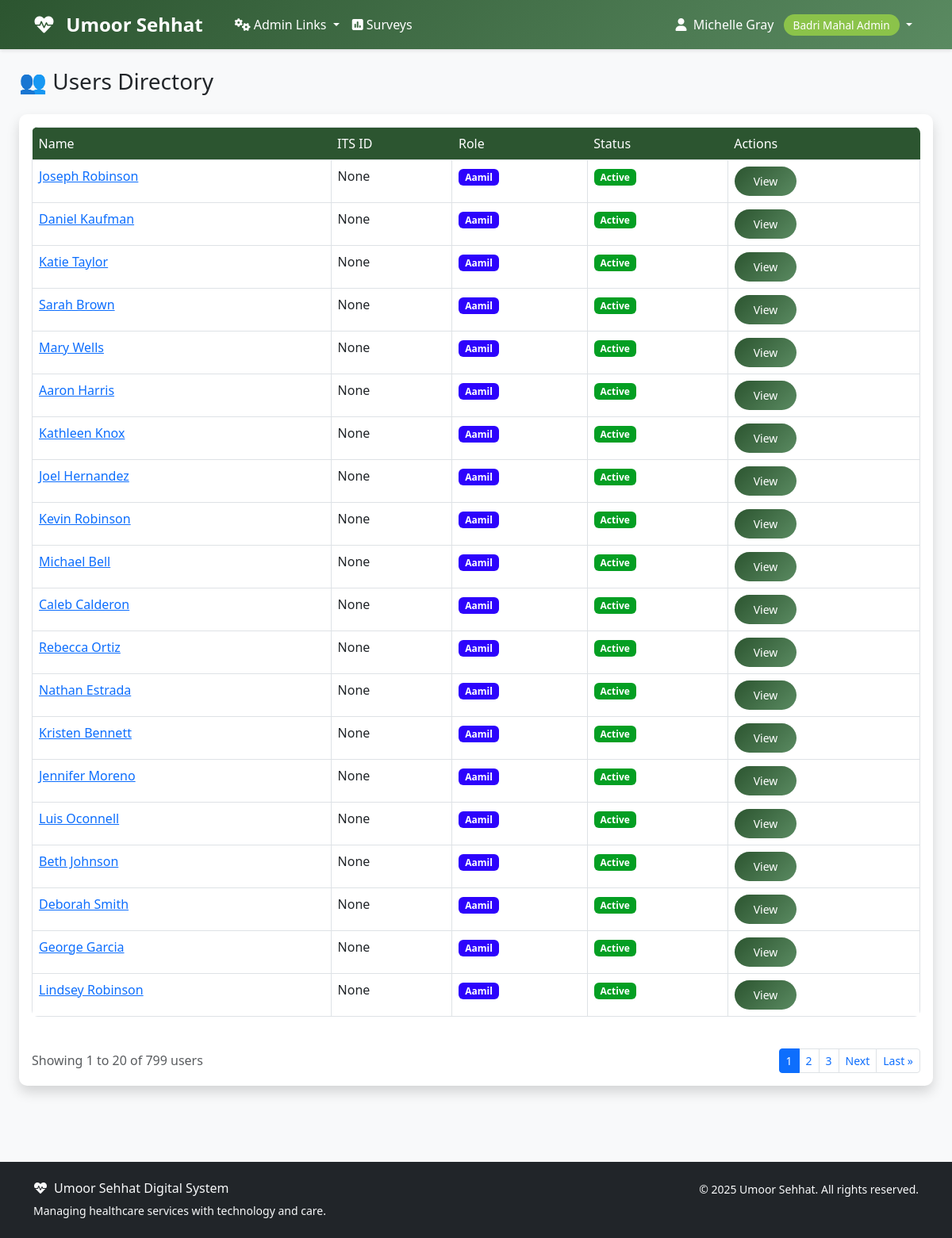
The app's page /accounts/users/ (signed in) with its own data.
### accounts/models.py (models this page shows, shortened)
class User(AbstractUser):
    ROLE_CHOICES = [
        ('aamil', 'Aamil'),
        ('moze_coordinator', 'Moze Coordinator'),
        ('doctor', 'Doctor'),
        ('student', 'Student'),
        ('badri_mahal_admin', 'Badri Mahal Admin'),
    ]
    role = models.CharField(max_length=20, choices=ROLE_CHOICES, default='student')
    its_id = models.CharField(
        max_length=8,
        unique=True,
        null=True,
        blank=True,
        validators=[RegexValidator(
            regex=r'^\d{8}$',
            message='ITS ID must be exactly 8 digits',
            code='invalid_its_id'
        )],
        help_text='8-digit ITS ID'
    )
    phone_number = models.CharField(max_length=15, blank=True, null=True)
    profile_photo = models.URLField(blank=True, null=True)
    arabic_name = models.CharField(max_length=100, blank=True, null=True)
    age = models.PositiveIntegerField(blank=True, null=True)
    verified_certificate = models.FileField(upload_to='certificates/', blank=True, null=True)
    specialty = models.CharField(max_length=100, blank=True, null=True)
    college = models.CharField(max_length=100, blank=True, null=True)  # For students
    specialization = models.CharField(max_length=100, blank=True, null=True)  # For students
    created_at = models.DateTimeField(auto_now_add=True)
    updated_at = models.DateTimeField(auto_now=True)
    def get_full_name(self):
        if self.arabic_name:
            return self.arabic_name
        return super().get_full_name() or self.username
    @property
    def is_aamil(self):
        return self.role == 'aamil'
    @property
    def is_moze_coordinator(self):
        return self.role == 'moze_coordinator'
    @property
    def is_doctor(self):
        return self.role == 'doctor'
    @property
    def is_student(self):
        return self.role == 'student'
    @property
    def is_admin(self):
        return self.role == 'badri_mahal_admin' or self.is_superuser
    class Meta:
        verbose_name = 'User'
        verbose_name_plural = 'Users'
        ordering = ['first_name', 'last_name']

### accounts/views.py (the view, shortened to what this page needs)
# urls.py: path('users/', views.UserListView.as_view(), name='user_list'),
class UserListView(LoginRequiredMixin, UserPassesTestMixin, ListView):
    model = User
    template_name = 'accounts/user_list.html'
    context_object_name = 'users'
    paginate_by = 20
    def test_func(self):
        return self.request.user.is_admin
    def get_queryset(self):
        queryset = User.objects.select_related('profile')
        role = self.request.GET.get('role')
        if role:
            queryset = queryset.filter(role=role)
        search = self.request.GET.get('search')
        return queryset.order_by('username')
    def get_context_data(self, **kwargs):
        context = super().get_context_data(**kwargs)
        context['role_choices'] = User.ROLE_CHOICES
        context['current_role'] = self.request.GET.get('role', '')
        context['search_query'] = self.request.GET.get('search', '')
        return context

### templates/accounts/user_list.html (shortened to what this page needs)
{% extends 'base.html' %}
{% block content %}
<div class="container-fluid">
    <div class="row mb-4">
        <div class="col-12">
            <h1 class="h3 mb-0 text-gray-800">👥 Users Directory</h1>
        </div>
    </div>
    <div class="card shadow mb-4">
        <div class="card-body">
            {% if users %}
                <div class="table-responsive">
                    <table class="table table-bordered">
                        <thead>
                            <tr><th>Name</th><th>ITS ID</th><th>Role</th><th>Status</th><th>Actions</th></tr>
                        </thead>
                        <tbody>
                            {% for user in users %}
                            <tr>
                                <td><a href="{% url 'accounts:user_detail' user.pk %}">{{ user.get_full_name }}</a></td>
                                <td>{{ user.its_id }}</td>
                                <td><span class="badge badge-info" style="background-color: rgb(45, 3, 252);">{{ user.get_role_display }}</span></td>
                                <td>{% if user.is_active %}<span class="badge badge-success" style="background-color: rgb(4, 159, 35);">Active</span>{% else %}<span class="badge badge-danger">Inactive</span>{% endif %}</td>
                                <td><a href="{% url 'accounts:user_detail' user.pk %}" class="btn btn-sm btn-primary">View</a></td>
                            </tr>
                            {% endfor %}
                        </tbody>
                    </table>
                </div>
                {% if is_paginated %}
                <div class="d-flex justify-content-between align-items-center mt-4">
                    <div class="text-muted">
                        Showing {{ page_obj.start_index }} to {{ page_obj.end_index }} of {{ page_obj.paginator.count }} users
                    </div>
                    <nav aria-label="User pagination">
                        <ul class="pagination pagination-sm mb-0">
                            {% for num in page_obj.paginator.page_range %}
                                {% if page_obj.number == num %}
                                    <li class="page-item active">
                                        <span class="page-link">{{ num }}</span>
                                    </li>
                                {% elif num > page_obj.number|add:'-3' and num < page_obj.number|add:'3' %}
                                    <li class="page-item">
                                        <a class="page-link" href="?page={{ num }}">{{ num }}</a>
                                    </li>
                                {% endif %}
                            {% endfor %}
                            {% if page_obj.has_next %}
                                <li class="page-item">
                                    <a class="page-link" href="?page={{ page_obj.next_page_number }}">Next</a>
                                </li>
                                <li class="page-item">
                                    <a class="page-link" href="?page={{ page_obj.paginator.num_pages }}">Last &raquo;</a>
                                </li>
                            {% endif %}
                        </ul>
                    </nav>
                </div>
                {% endif %}
            {% else %}
                <p class="text-muted">No users found.</p>
            {% endif %}
        </div>
    </div>
</div>
{% endblock %}

### templates/base.html (shortened to what this page needs)
<!DOCTYPE html>
<html lang="en">
<head>
    <link href="https://cdn.jsdelivr.net/npm/bootstrap@5.3.0/dist/css/bootstrap.min.css" rel="stylesheet">
    <link href="https://cdnjs.cloudflare.com/ajax/libs/font-awesome/6.0.0/css/all.min.css" rel="stylesheet">
</head>
<body>
    <nav class="navbar navbar-expand-lg navbar-custom">
        <div class="container">
            <a class="navbar-brand text-white" href="{% url 'dashboard' %}">
                <i class="fas fa-heartbeat me-2"></i>
                Umoor Sehhat
            </a>
            <div class="collapse navbar-collapse" id="navbarNav">
                {% if user.is_authenticated %}
                    <ul class="navbar-nav me-auto">
                        {% if user.is_admin %}
                            <li class="nav-item dropdown">
                                <a class="nav-link dropdown-toggle" href="#" id="adminDropdown" role="button" data-bs-toggle="dropdown" aria-expanded="false">
                                    <i class="fas fa-cogs me-1"></i>Admin Links
                                </a>
                            </li>
                        {% endif %}
                        <li class="nav-item">
                            <a class="nav-link" href="{% url 'surveys:list' %}" class="text-decoration-none">
                                <i class="fas fa-poll me-1"></i>Surveys
                            </a>
                        </li>
                    </ul>
                    <ul class="navbar-nav">
                        <li class="nav-item dropdown">
                            <a class="nav-link dropdown-toggle" href="#" id="navbarDropdown" role="button" data-bs-toggle="dropdown">
                                <i class="fas fa-user me-1"></i>
                                {{ user.get_full_name|default:user.username }}
                                <span class="role-badge ms-2">{{ user.get_role_display }}</span>
                            </a>
                        </li>
                    </ul>
                {% endif %}
            </div>
        </div>
    </nav>
    <main class="container-fluid py-4">
        {% block content %}{% endblock %}
    </main>
    <footer class="bg-dark text-light py-4 mt-5">
        <div class="container">
            <div class="row">
                <div class="col-md-6">
                    <h6><i class="fas fa-heartbeat me-2"></i>Umoor Sehhat Digital System</h6>
                    <p class="small mb-0">Managing healthcare services with technology and care.</p>
                </div>
                <div class="col-md-6 text-md-end">
                    <p class="small mb-0">
                        &copy; {% now "Y" %} Umoor Sehhat. All rights reserved.
                    </p>
                </div>
            </div>
        </div>
    </footer>
</body>
</html>

### templates/base.html (style rules this page uses)
:root { --primary-color: #2c5530; --secondary-color: #5a8a61; --accent-color: #8bc34a; --text-dark: #2d3436; --bg-light: #f8f9fa; }
body { font-family: 'Segoe UI', Tahoma, Geneva, Verdana, sans-serif; background-color: var(--bg-light); }
.navbar-brand { font-weight: bold; color: white !important; font-size: 1.5rem; margin-right: 2rem; }
.navbar-custom { background: linear-gradient(135deg, var(--primary-color), var(--secondary-color)); box-shadow: 0 2px 4px rgba(0,0,0,.1); }
.navbar-custom .navbar-nav .nav-link { color: white !important; font-weight: 500; transition: all 0.3s ease; }
.card { border: none; border-radius: 10px; box-shadow: 0 4px 6px rgba(0,0,0,.1); transition: transform 0.3s ease; }
.btn-primary { background: linear-gradient(135deg, var(--primary-color), var(--secondary-color)); border: none; border-radius: 25px; padding: 8px 24px; font-weight: 500; transition: all 0.3s ease; }
.role-badge { background: var(--accent-color); color: white; padding: 4px 12px; border-radius: 20px; font-size: 0.85rem; font-weight: 500; }
.table { border-radius: 8px; overflow: hidden; }
.table thead th { border: none; background: var(--primary-color); color: white; font-weight: 500; }

### records on screen
User: get_full_name "Michelle Gray", role "Badri Mahal Admin"
User: get_full_name "Joseph Robinson", its_id "None", role "Aamil", is_active "Active"
User: get_full_name "Daniel Kaufman", its_id "None", role "Aamil", is_active "Active"
User: get_full_name "Katie Taylor", its_id "None", role "Aamil", is_active "Active"
User: get_full_name "Sarah Brown", its_id "None", role "Aamil", is_active "Active"
User: get_full_name "Mary Wells", its_id "None", role "Aamil", is_active "Active"
User: get_full_name "Aaron Harris", its_id "None", role "Aamil", is_active "Active"
User: get_full_name "Kathleen Knox", its_id "None", role "Aamil", is_active "Active"
User: get_full_name "Joel Hernandez", its_id "None", role "Aamil", is_active "Active"
User: get_full_name "Kevin Robinson", its_id "None", role "Aamil", is_active "Active"
User: get_full_name "Michael Bell", its_id "None", role "Aamil", is_active "Active"
User: get_full_name "Caleb Calderon", its_id "None", role "Aamil", is_active "Active"
User: get_full_name "Rebecca Ortiz", its_id "None", role "Aamil", is_active "Active"
User: get_full_name "Nathan Estrada", its_id "None", role "Aamil", is_active "Active"
User: get_full_name "Kristen Bennett", its_id "None", role "Aamil", is_active "Active"
User: get_full_name "Jennifer Moreno", its_id "None", role "Aamil", is_active "Active"
User: get_full_name "Luis Oconnell", its_id "None", role "Aamil", is_active "Active"
User: get_full_name "Beth Johnson", its_id "None", role "Aamil", is_active "Active"
User: get_full_name "Deborah Smith", its_id "None", role "Aamil", is_active "Active"
User: get_full_name "George Garcia", its_id "None", role "Aamil", is_active "Active"
User: get_full_name "Lindsey Robinson", its_id "None", role "Aamil", is_active "Active"

### other values on screen
{{ page_obj.start_index }} "1"
{{ page_obj.end_index }} "20"
{{ page_obj.paginator.count }} "799"
{{ num }} "1"
{{ num }} "2" "3"
